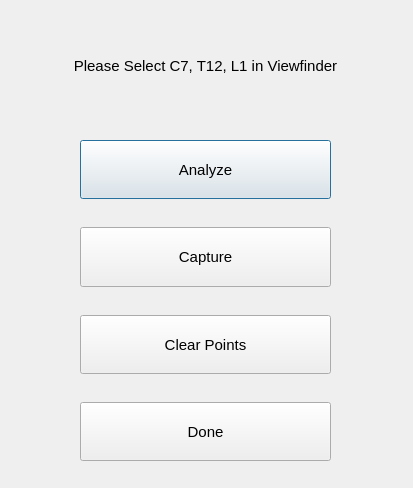
<?xml version="1.0" encoding="UTF-8"?>
<ui version="4.0">
 <class>Dialog</class>
 <widget class="QDialog" name="Dialog">
  <property name="geometry">
   <rect>
    <x>0</x>
    <y>0</y>
    <width>413</width>
    <height>488</height>
   </rect>
  </property>
  <property name="windowTitle">
   <string>Kyphosis Control Panel</string>
  </property>
  <widget class="QWidget" name="verticalLayoutWidget">
   <property name="geometry">
    <rect>
     <x>20</x>
     <y>20</y>
     <width>371</width>
     <height>91</height>
    </rect>
   </property>
   <property name="font">
    <font>
     <pointsize>11</pointsize>
    </font>
   </property>
   <layout class="QVBoxLayout" name="verticalLayout">
    <item>
     <widget class="QLabel" name="label">
      <property name="sizePolicy">
       <sizepolicy hsizetype="Expanding" vsizetype="Expanding">
        <horstretch>0</horstretch>
        <verstretch>0</verstretch>
       </sizepolicy>
      </property>
      <property name="font">
       <font>
        <pointsize>11</pointsize>
       </font>
      </property>
      <property name="text">
       <string>Please Select C7, T12, L1 in Viewfinder</string>
      </property>
      <property name="alignment">
       <set>Qt::AlignCenter</set>
      </property>
     </widget>
    </item>
   </layout>
  </widget>
  <widget class="QWidget" name="verticalLayoutWidget_2">
   <property name="geometry">
    <rect>
     <x>80</x>
     <y>140</y>
     <width>251</width>
     <height>321</height>
    </rect>
   </property>
   <property name="sizePolicy">
    <sizepolicy hsizetype="Preferred" vsizetype="Expanding">
     <horstretch>0</horstretch>
     <verstretch>0</verstretch>
    </sizepolicy>
   </property>
   <property name="font">
    <font>
     <pointsize>11</pointsize>
    </font>
   </property>
   <layout class="QVBoxLayout" name="verticalLayout_2">
    <property name="sizeConstraint">
     <enum>QLayout::SetNoConstraint</enum>
    </property>
    <item>
     <widget class="QPushButton" name="pushButton">
      <property name="sizePolicy">
       <sizepolicy hsizetype="Minimum" vsizetype="Expanding">
        <horstretch>0</horstretch>
        <verstretch>0</verstretch>
       </sizepolicy>
      </property>
      <property name="font">
       <font>
        <pointsize>11</pointsize>
       </font>
      </property>
      <property name="text">
       <string>Analyze</string>
      </property>
     </widget>
    </item>
    <item>
     <spacer name="verticalSpacer_3">
      <property name="font">
       <font>
        <pointsize>11</pointsize>
       </font>
      </property>
      <property name="orientation">
       <enum>Qt::Vertical</enum>
      </property>
      <property name="sizeType">
       <enum>QSizePolicy::Fixed</enum>
      </property>
      <property name="sizeHint" stdset="0">
       <size>
        <width>20</width>
        <height>22</height>
       </size>
      </property>
     </spacer>
    </item>
    <item>
     <widget class="QPushButton" name="pushButton_2">
      <property name="sizePolicy">
       <sizepolicy hsizetype="Minimum" vsizetype="Expanding">
        <horstretch>0</horstretch>
        <verstretch>0</verstretch>
       </sizepolicy>
      </property>
      <property name="font">
       <font>
        <pointsize>11</pointsize>
       </font>
      </property>
      <property name="text">
       <string>Capture</string>
      </property>
     </widget>
    </item>
    <item>
     <spacer name="verticalSpacer">
      <property name="font">
       <font>
        <pointsize>11</pointsize>
       </font>
      </property>
      <property name="orientation">
       <enum>Qt::Vertical</enum>
      </property>
      <property name="sizeType">
       <enum>QSizePolicy::Fixed</enum>
      </property>
      <property name="sizeHint" stdset="0">
       <size>
        <width>20</width>
        <height>22</height>
       </size>
      </property>
     </spacer>
    </item>
    <item>
     <widget class="QPushButton" name="pushButton_3">
      <property name="sizePolicy">
       <sizepolicy hsizetype="Minimum" vsizetype="Expanding">
        <horstretch>0</horstretch>
        <verstretch>0</verstretch>
       </sizepolicy>
      </property>
      <property name="font">
       <font>
        <pointsize>11</pointsize>
       </font>
      </property>
      <property name="text">
       <string>Clear Points</string>
      </property>
     </widget>
    </item>
    <item>
     <spacer name="verticalSpacer_2">
      <property name="font">
       <font>
        <pointsize>11</pointsize>
       </font>
      </property>
      <property name="orientation">
       <enum>Qt::Vertical</enum>
      </property>
      <property name="sizeType">
       <enum>QSizePolicy::Fixed</enum>
      </property>
      <property name="sizeHint" stdset="0">
       <size>
        <width>20</width>
        <height>22</height>
       </size>
      </property>
     </spacer>
    </item>
    <item>
     <widget class="QPushButton" name="pushButton_4">
      <property name="sizePolicy">
       <sizepolicy hsizetype="Minimum" vsizetype="Expanding">
        <horstretch>0</horstretch>
        <verstretch>0</verstretch>
       </sizepolicy>
      </property>
      <property name="font">
       <font>
        <pointsize>11</pointsize>
       </font>
      </property>
      <property name="text">
       <string>Done</string>
      </property>
     </widget>
    </item>
   </layout>
  </widget>
 </widget>
 <resources/>
 <connections/>
</ui>
